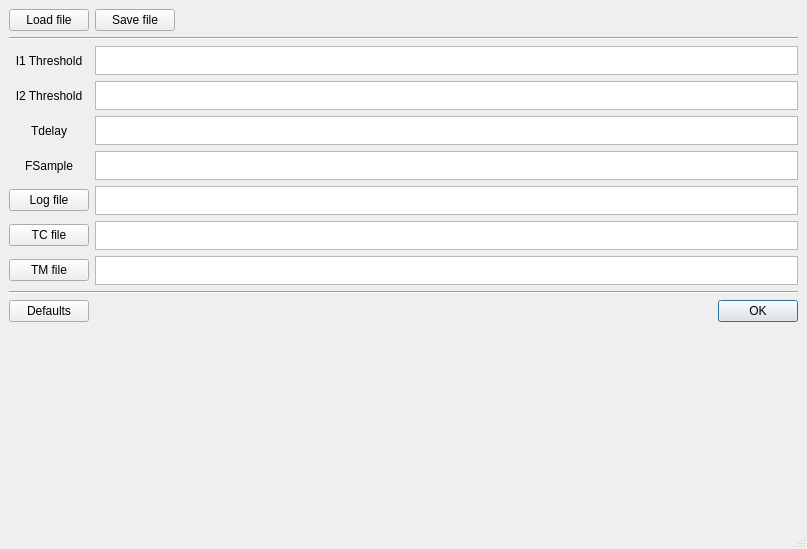
<?xml version="1.0" encoding="UTF-8"?>
<ui version="4.0">
 <class>MainWindow</class>
 <widget class="QMainWindow" name="MainWindow">
  <property name="geometry">
   <rect>
    <x>0</x>
    <y>0</y>
    <width>807</width>
    <height>549</height>
   </rect>
  </property>
  <property name="maximumSize">
   <size>
    <width>16777215</width>
    <height>549</height>
   </size>
  </property>
  <property name="windowTitle">
   <string>Configuration</string>
  </property>
  <widget class="QWidget" name="centralwidget">
   <layout class="QVBoxLayout" name="verticalLayout">
    <item>
     <layout class="QHBoxLayout" name="horizontalLayout_3">
      <item>
       <widget class="QPushButton" name="LoadFileButton">
        <property name="maximumSize">
         <size>
          <width>97</width>
          <height>16777215</height>
         </size>
        </property>
        <property name="text">
         <string>Load file</string>
        </property>
       </widget>
      </item>
      <item>
       <widget class="QPushButton" name="SaveFileButton">
        <property name="maximumSize">
         <size>
          <width>97</width>
          <height>16777215</height>
         </size>
        </property>
        <property name="text">
         <string>Save file</string>
        </property>
       </widget>
      </item>
      <item>
       <spacer name="horizontalSpacer">
        <property name="orientation">
         <enum>Qt::Horizontal</enum>
        </property>
        <property name="sizeHint" stdset="0">
         <size>
          <width>40</width>
          <height>20</height>
         </size>
        </property>
       </spacer>
      </item>
     </layout>
    </item>
    <item>
     <widget class="Line" name="line">
      <property name="orientation">
       <enum>Qt::Horizontal</enum>
      </property>
     </widget>
    </item>
    <item>
     <layout class="QGridLayout" name="gridLayout_17">
      <item row="7" column="1">
       <widget class="QPushButton" name="LogFileButton">
        <property name="text">
         <string>Log file</string>
        </property>
       </widget>
      </item>
      <item row="4" column="3">
       <widget class="QTextEdit" name="TdelayText">
        <property name="maximumSize">
         <size>
          <width>16777215</width>
          <height>29</height>
         </size>
        </property>
        <property name="verticalScrollBarPolicy">
         <enum>Qt::ScrollBarAlwaysOff</enum>
        </property>
        <property name="horizontalScrollBarPolicy">
         <enum>Qt::ScrollBarAsNeeded</enum>
        </property>
       </widget>
      </item>
      <item row="5" column="3">
       <widget class="QTextEdit" name="FSampleText">
        <property name="maximumSize">
         <size>
          <width>16777215</width>
          <height>29</height>
         </size>
        </property>
        <property name="verticalScrollBarPolicy">
         <enum>Qt::ScrollBarAlwaysOff</enum>
        </property>
        <property name="horizontalScrollBarPolicy">
         <enum>Qt::ScrollBarAsNeeded</enum>
        </property>
       </widget>
      </item>
      <item row="8" column="1">
       <widget class="QPushButton" name="TCFileButton">
        <property name="text">
         <string>TC file</string>
        </property>
       </widget>
      </item>
      <item row="9" column="1">
       <widget class="QPushButton" name="TMFileButton">
        <property name="text">
         <string>TM file</string>
        </property>
       </widget>
      </item>
      <item row="7" column="3">
       <widget class="QTextEdit" name="LogFileText">
        <property name="maximumSize">
         <size>
          <width>16777215</width>
          <height>29</height>
         </size>
        </property>
        <property name="verticalScrollBarPolicy">
         <enum>Qt::ScrollBarAlwaysOff</enum>
        </property>
        <property name="horizontalScrollBarPolicy">
         <enum>Qt::ScrollBarAsNeeded</enum>
        </property>
       </widget>
      </item>
      <item row="8" column="3">
       <widget class="QTextEdit" name="TCFileText">
        <property name="maximumSize">
         <size>
          <width>16777215</width>
          <height>29</height>
         </size>
        </property>
        <property name="verticalScrollBarPolicy">
         <enum>Qt::ScrollBarAlwaysOff</enum>
        </property>
        <property name="horizontalScrollBarPolicy">
         <enum>Qt::ScrollBarAsNeeded</enum>
        </property>
       </widget>
      </item>
      <item row="9" column="3">
       <widget class="QTextEdit" name="TMFileText">
        <property name="maximumSize">
         <size>
          <width>16777215</width>
          <height>29</height>
         </size>
        </property>
        <property name="verticalScrollBarPolicy">
         <enum>Qt::ScrollBarAlwaysOff</enum>
        </property>
        <property name="horizontalScrollBarPolicy">
         <enum>Qt::ScrollBarAsNeeded</enum>
        </property>
       </widget>
      </item>
      <item row="4" column="1">
       <widget class="QLabel" name="label_2">
        <property name="maximumSize">
         <size>
          <width>80</width>
          <height>29</height>
         </size>
        </property>
        <property name="text">
         <string>Tdelay</string>
        </property>
        <property name="alignment">
         <set>Qt::AlignCenter</set>
        </property>
       </widget>
      </item>
      <item row="5" column="1">
       <widget class="QLabel" name="label_1">
        <property name="maximumSize">
         <size>
          <width>80</width>
          <height>29</height>
         </size>
        </property>
        <property name="text">
         <string>FSample</string>
        </property>
        <property name="alignment">
         <set>Qt::AlignCenter</set>
        </property>
       </widget>
      </item>
      <item row="1" column="1">
       <widget class="QLabel" name="label_3">
        <property name="maximumSize">
         <size>
          <width>100</width>
          <height>29</height>
         </size>
        </property>
        <property name="text">
         <string>I1 Threshold</string>
        </property>
        <property name="alignment">
         <set>Qt::AlignCenter</set>
        </property>
       </widget>
      </item>
      <item row="3" column="1">
       <widget class="QLabel" name="label_4">
        <property name="maximumSize">
         <size>
          <width>100</width>
          <height>29</height>
         </size>
        </property>
        <property name="text">
         <string>I2 Threshold</string>
        </property>
        <property name="alignment">
         <set>Qt::AlignCenter</set>
        </property>
       </widget>
      </item>
      <item row="3" column="3">
       <widget class="QTextEdit" name="I2Text">
        <property name="maximumSize">
         <size>
          <width>16777215</width>
          <height>29</height>
         </size>
        </property>
        <property name="verticalScrollBarPolicy">
         <enum>Qt::ScrollBarAlwaysOff</enum>
        </property>
        <property name="horizontalScrollBarPolicy">
         <enum>Qt::ScrollBarAsNeeded</enum>
        </property>
       </widget>
      </item>
      <item row="1" column="3">
       <widget class="QTextEdit" name="I1Text">
        <property name="maximumSize">
         <size>
          <width>16777215</width>
          <height>29</height>
         </size>
        </property>
        <property name="verticalScrollBarPolicy">
         <enum>Qt::ScrollBarAlwaysOff</enum>
        </property>
        <property name="horizontalScrollBarPolicy">
         <enum>Qt::ScrollBarAsNeeded</enum>
        </property>
       </widget>
      </item>
     </layout>
    </item>
    <item>
     <widget class="Line" name="line_2">
      <property name="orientation">
       <enum>Qt::Horizontal</enum>
      </property>
     </widget>
    </item>
    <item>
     <layout class="QHBoxLayout" name="horizontalLayout_2">
      <item>
       <widget class="QPushButton" name="DefaultsButton">
        <property name="maximumSize">
         <size>
          <width>84</width>
          <height>40</height>
         </size>
        </property>
        <property name="text">
         <string>Defaults</string>
        </property>
       </widget>
      </item>
      <item>
       <spacer name="horizontalSpacer_2">
        <property name="orientation">
         <enum>Qt::Horizontal</enum>
        </property>
        <property name="sizeHint" stdset="0">
         <size>
          <width>40</width>
          <height>20</height>
         </size>
        </property>
       </spacer>
      </item>
      <item>
       <widget class="QPushButton" name="OKButton">
        <property name="maximumSize">
         <size>
          <width>84</width>
          <height>40</height>
         </size>
        </property>
        <property name="text">
         <string>OK</string>
        </property>
        <property name="autoDefault">
         <bool>true</bool>
        </property>
        <property name="default">
         <bool>true</bool>
        </property>
       </widget>
      </item>
     </layout>
    </item>
    <item>
     <spacer name="verticalSpacer_3">
      <property name="orientation">
       <enum>Qt::Vertical</enum>
      </property>
      <property name="sizeHint" stdset="0">
       <size>
        <width>785</width>
        <height>228</height>
       </size>
      </property>
     </spacer>
    </item>
   </layout>
  </widget>
  <widget class="QStatusBar" name="statusbar"/>
 </widget>
 <resources/>
 <connections/>
</ui>
